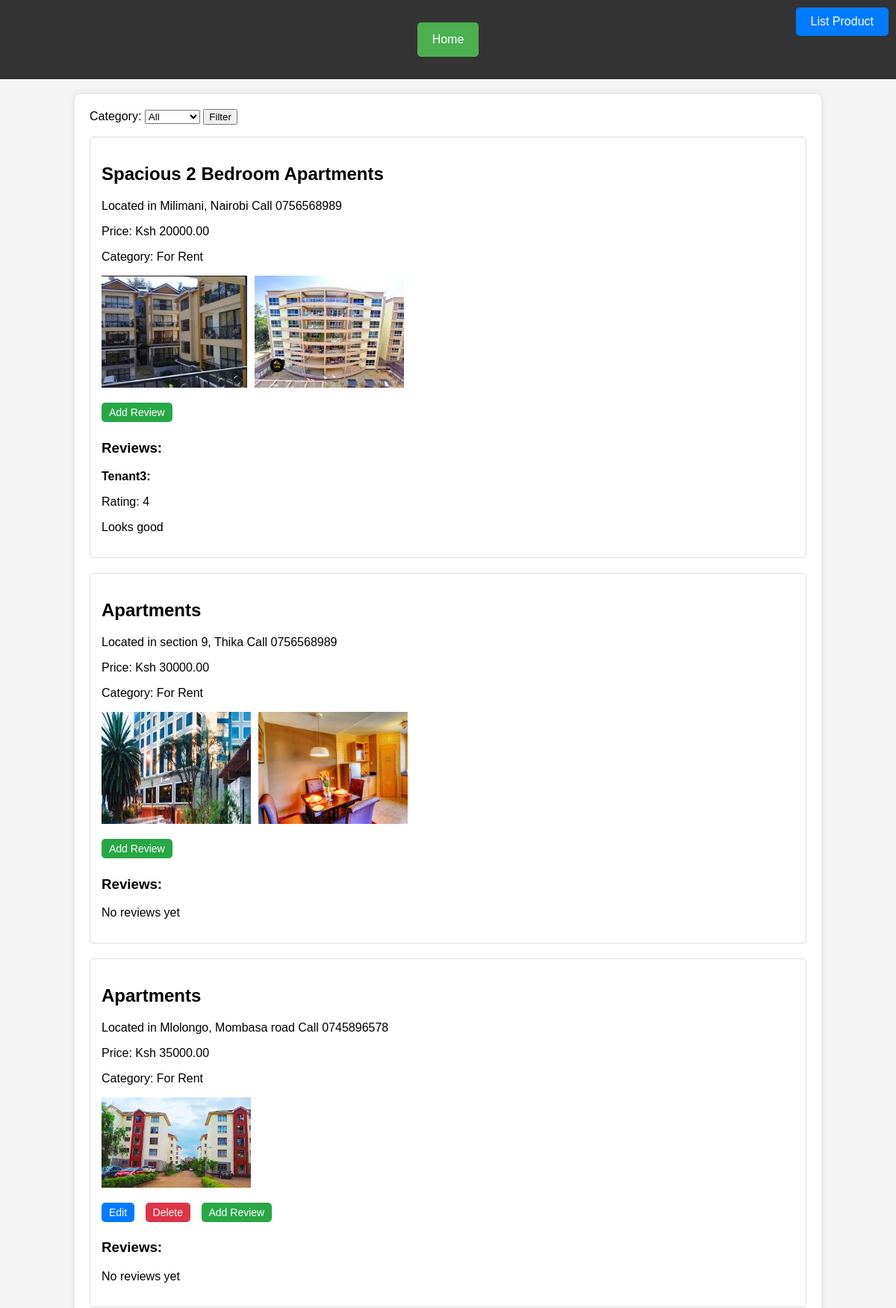
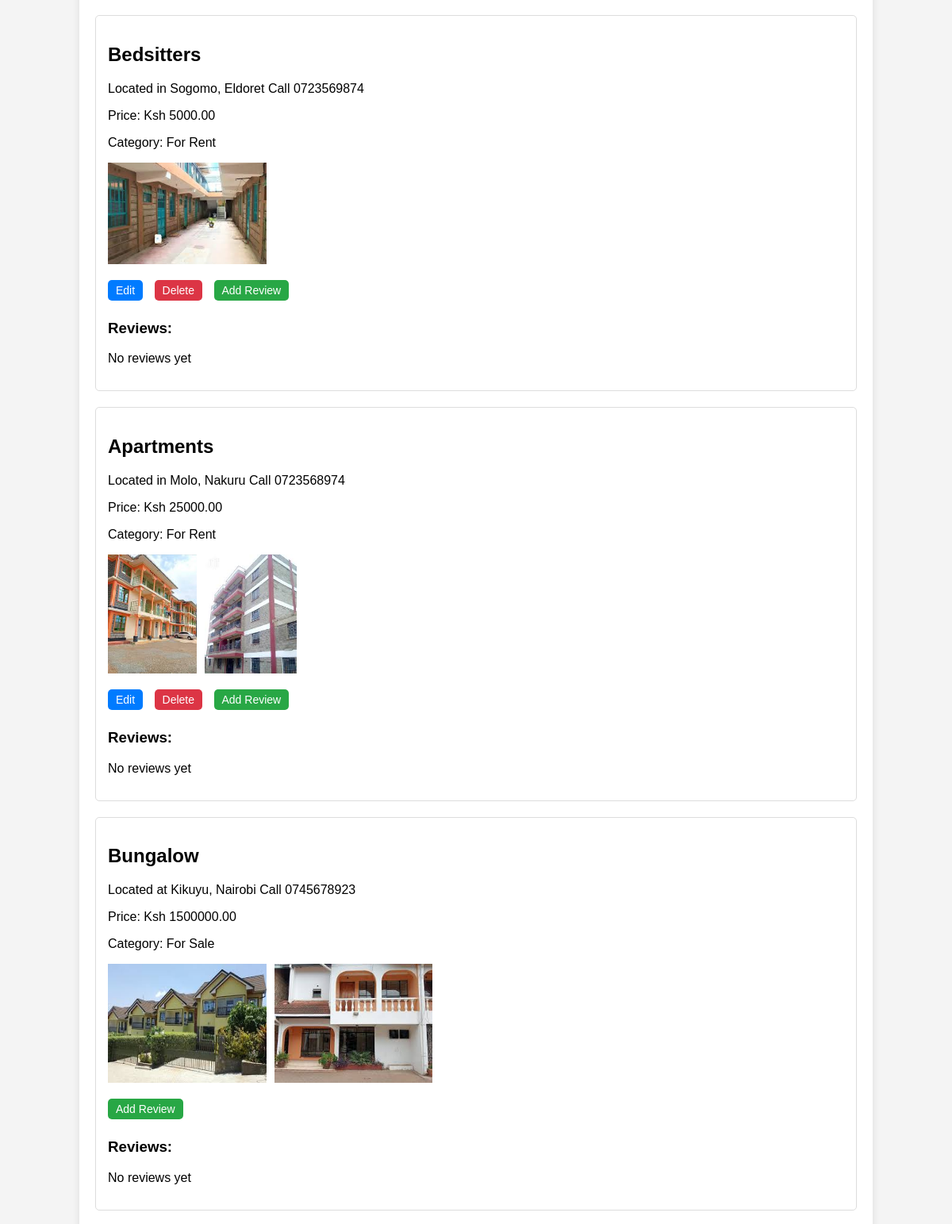
Page /product_list/ (signed in, upper part) on the committed database (2 pictures, top to bottom).
### listings/models.py (models this page shows, shortened)
class Product(models.Model):
    CATEGORY_CHOICES = [
        ('all', 'All'),
        ('for_rent', 'For Rent'),
        ('for_sale', 'For Sale'),
    ]
    owner = models.ForeignKey(User, on_delete=models.CASCADE, related_name='products')
    name = models.CharField(max_length=100, default='Default Product Name')
    price = models.DecimalField(max_digits=10, decimal_places=2, default=0.00)
    image = models.ImageField(upload_to='product_images/', blank=True, null=True)
    video = models.FileField(upload_to='product_videos/', blank=True, null=True)
    title = models.CharField(max_length=255)
    description = models.TextField()
    created_at = models.DateTimeField(auto_now_add=True)
    category = models.CharField(max_length=50, choices=CATEGORY_CHOICES, default='all')

class ProductImage(models.Model):
    product = models.ForeignKey(Product, related_name='images', on_delete=models.CASCADE)
    image = models.ImageField(upload_to='product_images/')

class Review(models.Model):
    product = models.ForeignKey(Product, on_delete=models.CASCADE, related_name='reviews')
    user = models.ForeignKey(User, on_delete=models.CASCADE)
    rating = models.PositiveIntegerField(choices=[(i, str(i)) for i in range(1, 6)], default=0)
    comment = models.TextField()

### listings/views.py (the view)
# urls.py: path('product_list/', views.product_list, name='product_list'),
@login_required
def product_list(request):
    category = request.GET.get('category', None)
    if category in dict(Product.CATEGORY_CHOICES).keys():
        products = Product.objects.filter(category=category)
    else:
        products = Product.objects.all()
    is_house_owner = request.user.groups.filter(name='HouseOwner').exists()
    logger.debug(f"User: {request.user.username}, Is House Owner: {is_house_owner}")
    return render(request, 'product_list.html', {'products': products, 'is_house_owner': is_house_owner})

### listings/templates/product_list.html (shortened to what this page needs)
<!DOCTYPE html>
<html lang="en">
<head>
</head>
<body>
{% extends 'base.html' %}
{% block content %}
    {% if is_house_owner %}
        <a href="{% url 'list_product' %}" class="top-right-button">List Product</a>
    {% endif %}
    <form method="get" action="">
    <label for="category">Category:</label>
    <select name="category" id="category">
        <option value="">All</option>
    </select>
    <button type="submit">Filter</button>
    </form>
    <ul class="product-list">
        {% for product in products %}
            <li>
                <h2>{{ product.name }}</h2>
                <p>{{ product.description }}</p>
                <p>Price: Ksh {{ product.price }}</p>
                <p>Category: {{ product.get_category_display }}</p>
                <div class="media-container">
                    {% for image in product.images.all %}
                        <img src="{{ image.image.url }}" alt="{{ product.name }}" class="media-item">
                    {% endfor %}
                </div>
                <div class="actions">
                    {% if product.owner == request.user %}
                        <a href="{% url 'edit_product' product.id %}" class="edit-button">Edit</a>
                        <a href="{% url 'delete_product' product.id %}" class="delete-button">Delete</a>
                    {% endif %}
                    {% if user.is_authenticated %}
                        <a href="{% url 'add_review' product.id %}" class="add-review-button">Add Review</a>
                    {% endif %}
                </div>
                <h3>Reviews:</h3>
                {% for review in product.reviews.all %}
                    <div>
                        <strong>{{ review.user.username }}:</strong>
                        <p>Rating: {{ review.rating }}</p>
                        <p>{{ review.comment }}</p>
                    </div>
                {% empty %}
                    <p>No reviews yet</p>
                {% endfor %}
            </li>
        {% endfor %}
    </ul>
{% endblock %}

### listings/templates/product_list.html (style rules this page uses)
.top-right-button { position: absolute; top: 10px; right: 10px; }
.product-list { list-style-type: none; padding: 0; }
.product-list li { border: 1px solid #ddd; margin-bottom: 20px; padding: 15px; border-radius: 5px; }
.product-list img, .product-list video { display: block; margin-bottom: 10px; }
.product-list .actions a { margin-right: 10px; display: inline-block; padding: 5px 10px; font-size: 14px; color: white; background-color: #007bff; border: none; border-radius: 5px; text-decoration: none; margin-bottom: 5px; transition: background-color 0.3s ease; }
.product-list .actions a.delete-button { background-color: #dc3545; }
.product-list .actions a.add-review-button { background-color: #28a745; }
.media-container { display: flex; flex-wrap: wrap; gap: 10px; margin-bottom: 10px; }
.media-item { max-width: 200px; max-height: 150px; }
.product-list .actions a { margin-right: 10px; }

### listings/templates/base.html (style rules this page uses)
body { font-family: Arial, sans-serif; background-color: #f4f4f4; margin: 0; padding: 0; display: flex; flex-direction: column; align-items: center; }
.top-right-button { position: fixed; top: 10px; right: 10px; background-color: #007bff; color: white; padding: 10px 20px; border-radius: 5px; text-decoration: none; transition: background-color 0.3s; }

### rows in the picture
Product: name "Spacious 2 Bedroom Apartments", description "Located in Milimani, Nairobi Call 0756568989", price "20000.00", category "For Rent"
ProductImage: image (picture)
ProductImage: image (picture)
Review: user.username "Tenant3", rating "4", comment "Looks good"
Product: name "Apartments", description "Located in section 9, Thika Call 0756568989", price "30000.00", category "For Rent"
ProductImage: image (picture)
ProductImage: image (picture)
Product: name "Apartments", description "Located in Mlolongo, Mombasa road Call 0745896578", price "35000.00", category "For Rent", shows "Edit"
ProductImage: image (picture)
Product: name "Bedsitters", description "Located in Sogomo, Eldoret Call 0723569874", price "5000.00", category "For Rent", shows "Edit"
ProductImage: image (picture)
Product: name "Apartments", description "Located in Molo, Nakuru Call 0723568974", price "25000.00", category "For Rent", shows "Edit"
ProductImage: image (picture)
ProductImage: image (picture)
Product: name "Bungalow", description "Located at Kikuyu, Nairobi Call 0745678923", price "1500000.00", category "For Sale"
ProductImage: image (picture)
ProductImage: image (picture)
